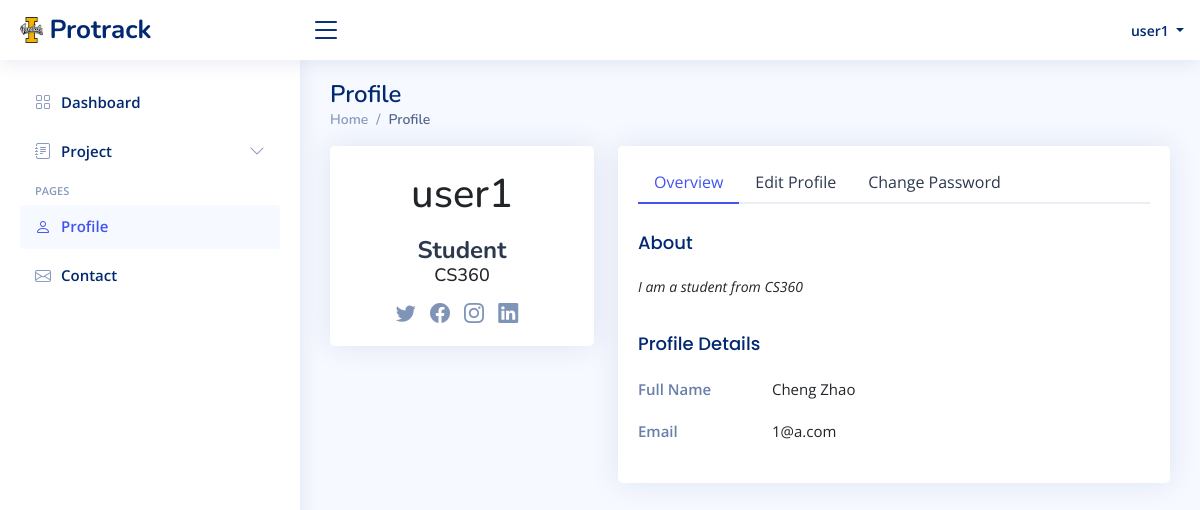
Screenshot of /profile (signed in) with the database file from the repository.
### app.py (models this page shows, shortened)
class User(UserMixin, db.Model):
    __tablename__ = 'users'
    id = db.Column(db.Integer, primary_key=True)
    username = db.Column(db.String(255), nullable=False)
    password = db.Column(db.String(255), nullable=False)
    email = db.Column(db.String(255), nullable=False, unique=True)
    role = db.Column(db.Enum('Student', 'Teacher'), nullable=False)
    profile = db.Column(db.String(255), nullable=False, default='profile.jpg')
    full_name = db.Column(db.String(255), nullable=True)
    description = db.Column(db.Text, nullable=True)
    reset_tokens = db.relationship('PasswordResetToken', back_populates='user')

### app.py (the view, shortened to what this page needs)
@app.route('/profile', methods=['GET', 'POST'])
def profile():
    return render_template('users-profile.html', active_page='profile')

### app.py (called while the page is built)
@login_manager.user_loader
def load_user(user_id):
    return User.query.get(int(user_id))

### templates/users-profile.html (shortened to what this page needs)
<!DOCTYPE html>
<html lang="en">
{% include 'head.html' %}
<body>
    {% include 'header.html' %}
    {% include 'sidebar.html' %}
  <main id="main" class="main">
    <div class="pagetitle">
      <h1>Profile</h1>
      <nav>
        <ol class="breadcrumb">
          <li class="breadcrumb-item"><a href="{{ url_for('index') }}">Home</a></li>
          <li class="breadcrumb-item active">Profile</li>
        </ol>
      </nav>
    </div>
    <section class="section profile">
      <div class="row">
        <div class="col-xl-4">
          <div class="card">
            <div class="card-body profile-card pt-4 d-flex flex-column align-items-center">
              <h1>{{ session.get('username')}}</h1>
              <h2>{{ session.get('role')}}</h2>
              <h3>CS360</h3>
              <div class="social-links mt-2">
                <a href="#" class="twitter"><i class="bi bi-twitter"></i></a>
                <a href="#" class="facebook"><i class="bi bi-facebook"></i></a>
                <a href="#" class="instagram"><i class="bi bi-instagram"></i></a>
                <a href="#" class="linkedin"><i class="bi bi-linkedin"></i></a>
              </div>
            </div>
          </div>
        </div>
        <div class="col-xl-8">
          <div class="card">
            <div class="card-body pt-3">
              <ul class="nav nav-tabs nav-tabs-bordered">
                <li class="nav-item">
                  <button class="nav-link active" data-bs-toggle="tab" data-bs-target="#profile-overview">Overview</button>
                </li>
                <li class="nav-item">
                  <button class="nav-link" data-bs-toggle="tab" data-bs-target="#profile-edit">Edit Profile</button>
                </li>
                <li class="nav-item">
                  <button class="nav-link" data-bs-toggle="tab" data-bs-target="#profile-change-password">Change Password</button>
                </li>
              </ul>
              <div class="tab-content pt-2">
                <div class="tab-pane fade show active profile-overview" id="profile-overview">
                  <h5 class="card-title">About</h5>
                  <p class="small fst-italic">{{ current_user.description }}</p>
                  <h5 class="card-title">Profile Details</h5>
                  <div class="row">
                    <div class="col-lg-3 col-md-4 label ">Full Name</div>
                    <div class="col-lg-9 col-md-8">{{ current_user.full_name }}</div>
                  </div>
                  <div class="row">
                    <div class="col-lg-3 col-md-4 label">Email</div>
                    <div class="col-lg-9 col-md-8">{{ session.get('email')}}</div>
                  </div>
                </div>
                </div>
              </div>
            </div>
          </div>
        </div>
    </section>
  </main>
</body>
</html>

### templates/header.html (shortened to what this page needs)
<header id="header" class="header fixed-top d-flex align-items-center">
    <div class="d-flex align-items-center justify-content-between">
      <a href="{{ url_for('index') }}" class="logo d-flex align-items-center">
        <img src="{{ url_for('static', filename='assets/img/logo.png') }}" alt="">
        <span class="d-none d-lg-block">Protrack</span>
      </a>
      <i class="bi bi-list toggle-sidebar-btn"></i>
    </div>
    <nav class="header-nav ms-auto">
      <ul class="d-flex align-items-center">
        <li class="nav-item dropdown pe-3">
            <a class="nav-link nav-profile d-flex align-items-center pe-0" href="#" data-bs-toggle="dropdown">
              <span class="d-none d-md-block dropdown-toggle ps-2">
                {{ session.get('username') }}
              </span>
            </a>
        </li>
      </ul>
    </nav>
  </header>

### static/assets/css/style.css (style rules this page uses)
:root { scroll-behavior: smooth; }
body { font-family: "Open Sans", sans-serif; background: #f6f9ff; color: #444444; }
a { color: #4154f1; text-decoration: none; }
h1, h2, h3, h4, h5, h6 { font-family: "Nunito", sans-serif; }
#main { margin-top: 60px; padding: 20px 30px; transition: all 0.3s; }
.pagetitle { margin-bottom: 10px; }
.pagetitle h1 { font-size: 24px; margin-bottom: 0; font-weight: 600; color: #012970; }
.card { margin-bottom: 30px; border: none; border-radius: 5px; box-shadow: 0px 0 30px rgba(1, 41, 112, 0.1); }
.card-title { padding: 20px 0 15px 0; font-size: 18px; font-weight: 500; color: #012970; font-family: "Poppins", sans-serif; }
.card-body { padding: 0 20px 20px 20px; }
.breadcrumb { font-size: 14px; font-family: "Nunito", sans-serif; color: #899bbd; font-weight: 600; }
.breadcrumb a { color: #899bbd; transition: 0.3s; }
.breadcrumb .breadcrumb-item::before { color: #899bbd; }
.breadcrumb .active { color: #51678f; font-weight: 600; }
.nav-tabs-bordered { border-bottom: 2px solid #ebeef4; }
.nav-tabs-bordered .nav-link { margin-bottom: -2px; border: none; color: #2c384e; }
.nav-tabs-bordered .nav-link.active { background-color: #fff; color: #4154f1; border-bottom: 2px solid #4154f1; }
.logo { line-height: 1; }
@media (min-width: 1200px) { .logo { width: 280px; } }
.logo img { max-height: 26px; margin-right: 6px; }
.logo span { font-size: 26px; font-weight: 700; color: #012970; font-family: "Nunito", sans-serif; }
.header { transition: all 0.5s; z-index: 997; height: 60px; box-shadow: 0px 2px 20px rgba(1, 41, 112, 0.1); background-color: #fff; padding-left: 20px; }
.header .toggle-sidebar-btn { font-size: 32px; padding-left: 10px; cursor: pointer; color: #012970; }
.header-nav ul { list-style: none; }
.header-nav>ul { margin: 0; padding: 0; }
.header-nav .nav-profile { color: #012970; }
.header-nav .nav-profile span { font-size: 14px; font-weight: 600; }
@media (min-width: 1200px) { #main, #footer { margin-left: 300px; } }
.profile .profile-card h2 { font-size: 24px; font-weight: 700; color: #2c384e; margin: 10px 0 0 0; }
.profile .profile-card h3 { font-size: 18px; }
.profile .profile-card .social-links a { font-size: 20px; display: inline-block; color: rgba(1, 41, 112, 0.5); line-height: 0; margin-right: 10px; transition: 0.3s; }
.profile .profile-overview .row { margin-bottom: 20px; font-size: 15px; }
.profile .profile-overview .card-title { color: #012970; }
.profile .profile-overview .label { font-weight: 600; color: rgba(1, 41, 112, 0.6); }

### rows the page displays
User: get "user1", get "Student", description "I am a student from CS360", full_name "Cheng Zhao", get "1@a.com"
